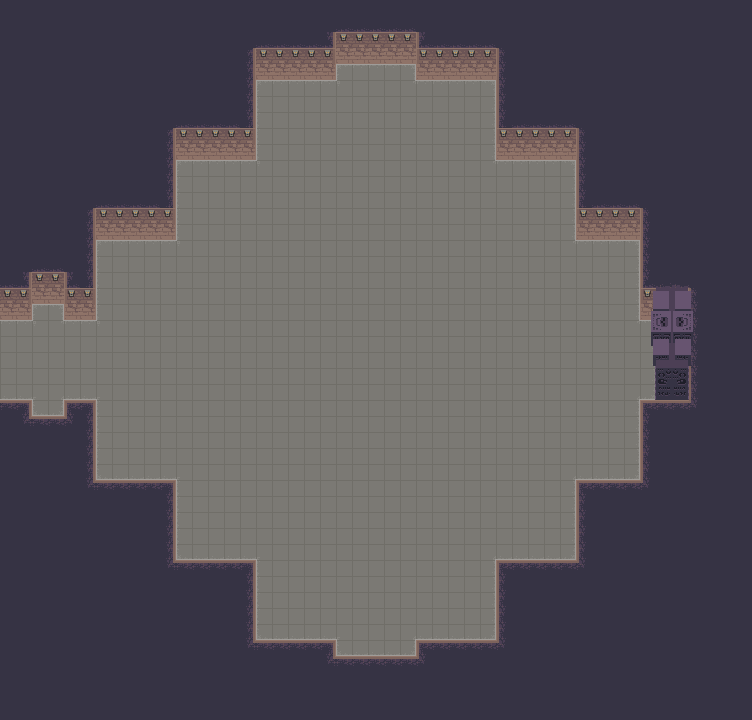

Rendered tile map (Tiled .tmx) drawn with the repository's tilesets; below, a short description and the map source with its tile grids summarised:
An orthogonal 47x45 tile map with 16x16 px tiles, 5 tile layers (wireframe, floor, walls, decorations, ...), 3 tilesets.

<map version="1.9" tiledversion="1.9.1" orientation="orthogonal" renderorder="right-down" width="47" height="45" tilewidth="16" tileheight="16" infinite="0" nextlayerid="9" nextobjectid="2">
 <tileset firstgid="1" source="wireframe2d.tsx" />
 <tileset firstgid="5" source="CryptTileset.tsx" />
 <tileset firstgid="200" source="../Decorations.tsx" />
 <layer id="1" name="wireframe" width="47" height="45">
  <data>[2115 cells, 2115 non-empty, 2 distinct tile ids]</data>
 </layer>
 <layer id="2" name="floor" width="47" height="45">
  <data>[2115 cells, 961 non-empty, 14 distinct tile ids]</data>
 </layer>
 <layer id="3" name="walls" width="47" height="45">
  <data>[2115 cells, 1157 non-empty, 30 distinct tile ids]</data>
 </layer>
 <layer id="4" name="decorations" width="47" height="45">
  <data>[2115 cells, 0 non-empty, 0 distinct tile ids]</data>
 </layer>
 <layer id="8" name="till" width="47" height="45">
  <data>[2115 cells, 0 non-empty, 0 distinct tile ids]</data>
 </layer>
</map>